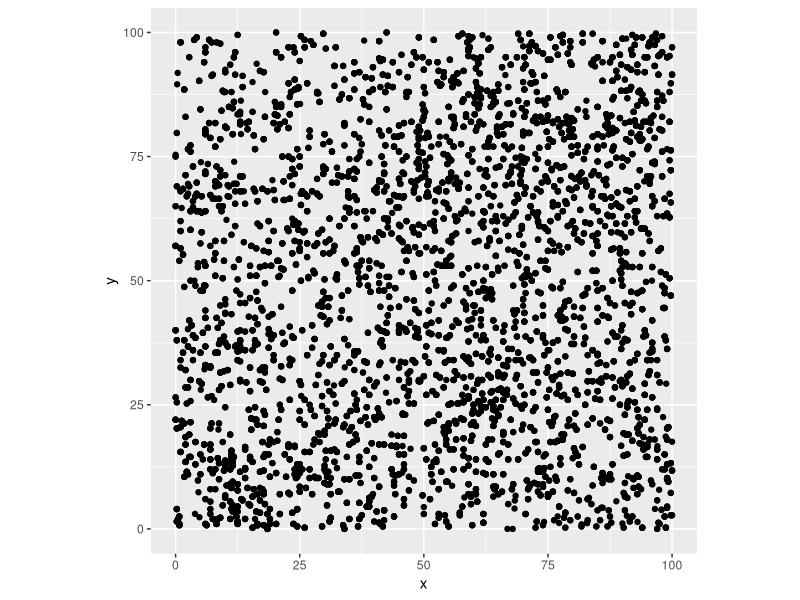

Write R code to recreate this figure. (Note: this script raises an error after producing the figure.)
library(ggplot2)

#test 2

# for original data: update = FALSE
# for updated data: update = TRUE
update = TRUE
data_name = 'pith'

# meta = read.csv('data/D1823/D1823_meta.csv', stringsAsFactors = FALSE)
# rw = read.csv('data/D1823/D1823_rw.csv', stringsAsFactors = FALSE)
meta = read.csv('data/D1823/D1823_meta.csv', stringsAsFactors = FALSE)
rw = read.csv('data/D1823/D1823_rw.csv', stringsAsFactors = FALSE)

pith = read.csv('data/D1823/D1823_pith_update.csv')
# pith$pith_missed = rowSums(pith[,4:5], na.rm=TRUE)

keep_numeric = function(x){ 
  if (any(!is.na(x))){
    x[which(!is.na(x))]
  } else {
    NA
  }
}

pith$pith_missed = apply(pith[,4:5], 1, keep_numeric)

if (update) {
  meta = read.csv('data/D1823/D1823_meta_update.csv', stringsAsFactors = FALSE)
  # meta$dbh[which(meta$year == 2021)] = meta[which(meta$year == 2021),'dbh']/10
  
  rw = read.csv('data/D1823/D1823_rw_update.csv', stringsAsFactors = FALSE)
}


# meta = meta[which(meta$status_id %in% c('A', 'AS', 'AL')

# subset the data to smaller region
ggplot(data=meta) + 
  geom_point(aes(x=x,y=y)) +
  coord_fixed()

meta$status_id = tolower(meta$status_id)

length(which((meta$status_id %in% c('md', 'mc'))))

meta = meta[which(!(meta$status_id %in% c('md', 'mc'))),]

# hi = 100
# lo = 0
hi = 100
lo = 0
meta_sub = meta[which((meta$x<hi)&(meta$x>lo)&(meta$y<hi)&(meta$y>lo)),]
# subset the data to smaller region
ggplot(data=meta_sub) + 
  geom_point(aes(x=x,y=y)) 

meta_sub = meta_sub[which(meta_sub$dbh>10),]
# subset the data to smaller region
ggplot(data=meta_sub) + 
  geom_point(aes(x=x,y=y)) 

meta_sub = meta_sub[which(!is.na(meta_sub$dbh)),]
meta_sub = meta_sub[which(meta_sub$stem_id != ""),]
# meta_sub = meta_sub[which(meta_sub$year %in% c(1994, 2004, 2011, 2019)),]

length(unique(meta_sub$stem_id))

rw_sub = rw[which(rw$stem_id %in% meta_sub$stem_id),]
length(unique(rw_sub$stem_id))

rw_stem_ids = unique(rw_sub$stem_id)

# meta_sub = meta_sub[which(meta_sub$stem_id %in% rw_stem_ids),]

stem_ids = unique(meta_sub$stem_id)
N_trees = length(stem_ids)
species_ids = unique(meta_sub$species_id)
N_species = length(species_ids)

stat_ids = seq(1, N_trees)
meta_sub$stat_id = match(meta_sub$stem_id, stem_ids)
meta_sub$species_code = match(meta_sub$species_id, species_ids)

# rw_sub[,4:ncol(rw_sub)]
# 
# rw_first_idx = apply(rw_sub[,4:ncol(rw_sub)], 1, function(x) which(!is.na(x))[1])
# rw_years = as.numeric(substr(colnames(rw_sub)[4:ncol(rw_sub)], 2, 5))
# year_lo = rw_years[min(rw_first_idx)]

year_lo = 1900

year_hi = 2019
if (update){
  year_hi = 2021
}
years = seq(year_lo, year_hi)

meta_sub = meta_sub[which(meta_sub$year %in% years),]

N_years = length(years)
years_idx = seq(1, N_years)

N_cores = nrow(rw_sub)

d = meta_sub$dbh
d2tree = stat_ids[match(meta_sub$stem_id, stem_ids)]
d2year = match(meta_sub$year, years)
d2species = meta_sub$species_code
N_dbh = length(d)

rw_stat_id = stat_ids[match(rw_sub$stem_id, stem_ids)]
rw_sub = data.frame(stat_id = rw_stat_id, rw_sub)
rw_sub = rw_sub[order(rw_sub$stat_id),]

rw_year_max = max(as.numeric(substr(colnames(rw_sub), 2, 5)[4:ncol(rw_sub)]))

y = data.frame(matrix(NA, nrow=N_trees, ncol=ncol(rw_sub)))
# y[match(rw_sub$stem_id, stem_ids),] = rw_sub
y[rw_sub$stat_id,] = rw_sub


# meta_sub$species_code[match(rw_sub$stat_id, meta_sub$stat_id)]

# rw_sub = rw_sub[match(rw_sub$stem_id, stem_ids),]
y = y[,which(substr(colnames(rw_sub), 2, 5) %in% years)]
if (!update){
  if (year_hi>2013) {
    y = data.frame(y, matrix(-999, nrow=N_trees, ncol=year_hi-2013))
  }
} 
if ((update)&(year_hi>2013)&(rw_year_max<year_hi)){
  y = data.frame(y, matrix(-999, nrow=N_trees, ncol=year_hi-2013))
}
# if (update & max())

# y[which(y==0)] = NA

logy = log(y)
# idx_order = match(rw_sub$stem_id, stem_ids)
# logy = logy[idx_order,]
# core2tree = stat_ids[match(rw_sub$stem_id, stem_ids)]
core2tree = stat_ids
core2species = meta_sub$species_code[match(core2tree, meta_sub$stat_id)]
core2stemids = stem_ids

# rw_year_start = rep(which(years==year_lo), N_trees)
# rw_year_end   = rep(which(years==year_hi), N_trees)
rw_year_start = rep(NA, N_trees)
rw_year_end   = rep(NA, N_trees)
for (i in 1:N_trees){
  
  rw_tree = logy[i,]
  
  if (any(!is.na(rw_tree))){
    rw_tree_years = which(!is.na(rw_tree))
    
    rw_year_start[i] = min(rw_tree_years)
    rw_year_end[i] = max(rw_tree_years)
    
    d_idx = which(d2tree == i)
    d_year_start = min(d2year[d_idx])
    d_year_end   = max(d2year[d_idx])
    
    if (d_year_start < rw_year_start[i]){
      rw_year_start[i] = d_year_start #- 10?
    }
    
    if (d_year_end < rw_year_end[i]){
      rw_year_end[i] = d_year_end #- 10?
    }
    
  } else {
    d_idx = which(d2tree == i)
    rw_year_start[i] = min(d2year[d_idx]) - 50
    rw_year_end[i] = max(d2year[d_idx])
    d_year_end = 120
  }
  
  if ((rw_year_end[i] == 120)|(d_year_end == 120)){
    rw_year_end[i] == 122
  }
}

pith$stat_id = NA
pith$stat_id = core2tree[match(pith$stem_id, core2stemids)]

# no match for I12, maybe it's a small tree with DBH<10?
pith = pith[which(!is.na(pith$stat_id)),]

pith$rw_year_start = rw_year_start[pith$stat_id]
pith$pith_year = pith$rw_year_start - pith$pith_missed

# remove those with pith years less than year_lo
pith = pith[which(pith$pith_year>0),]

pith2tree = pith$stat_id
pith2stemids = pith$stem_id
pith2year = pith$pith_year

pith2species = meta_sub$species_code[match(pith2tree, meta_sub$stat_id)]

N_pith = nrow(pith)
pith_value = rep(0, N_pith)

# rw_year_start = apply(logy, 1, which.min)
# sapply(rw_year_start, function(x) if(x==0){x=1})
# 
# rw_year_end   = apply(logy, 1, which.max)

logy[is.na(logy)] = as.integer(-999)

# int<lower=0> N_trees;
# int<lower=0> N_years;
# int<lower=0> N_species;
# int<lower=0> N_cores;
# 
# matrix[N_cores, N_years] y;
# int<lower=0> core2tree[N_cores];
# 
# real d[N_trees];
# int<lower=0> d2tree[N_trees];
# int<lower=0> d2year[N_trees];

N_trees
N_years
N_cores
N_dbh
y
logy
core2tree
core2species
d
d2tree
d2year

head(logy)

if (update) {
  fname = paste0('data/D1823/D1823_input_update_', data_name, '.RDS')
} else {
  fname = paste0('data/D1823/D1823_input_', data_name, '.RDS')
}

saveRDS(list(N_trees = N_trees, 
             N_years = N_years,
             N_species = N_species,
             N_cores = N_cores,
             N_dbh = N_dbh,
             N_pith = N_pith, 
             y = y,
             logy = logy,
             rw_year_start = rw_year_start,
             rw_year_end = rw_year_end,
             core2tree = core2tree,
             core2species = core2species,
             core2stemids = core2stemids,
             d = d,
             d2tree = d2tree,
             d2year = d2year,
             d2species = d2species,
             pith_value = pith_value,
             pith2tree = pith2tree,
             pith2year = pith2year,
             pithstemids = pith2stemids,
             pith2species = pith2species,
             sig_d_obs = 0.02,
             species_ids = species_ids,
             years = years
),
file=fname)
